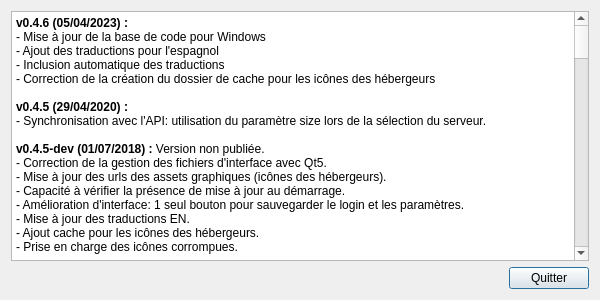
<?xml version="1.0" encoding="UTF-8"?>
<ui version="4.0">
 <class>FenVoirMiseAJour</class>
 <widget class="QDialog" name="FenVoirMiseAJour">
  <property name="windowModality">
   <enum>Qt::NonModal</enum>
  </property>
  <property name="enabled">
   <bool>true</bool>
  </property>
  <property name="geometry">
   <rect>
    <x>0</x>
    <y>0</y>
    <width>600</width>
    <height>300</height>
   </rect>
  </property>
  <property name="sizePolicy">
   <sizepolicy hsizetype="Fixed" vsizetype="Fixed">
    <horstretch>0</horstretch>
    <verstretch>0</verstretch>
   </sizepolicy>
  </property>
  <property name="minimumSize">
   <size>
    <width>600</width>
    <height>300</height>
   </size>
  </property>
  <property name="maximumSize">
   <size>
    <width>600</width>
    <height>300</height>
   </size>
  </property>
  <property name="font">
   <font>
    <pointsize>9</pointsize>
    <underline>false</underline>
    <strikeout>false</strikeout>
    <kerning>true</kerning>
   </font>
  </property>
  <property name="windowTitle">
   <string>Notes de version de MultiUp MaNaGeR</string>
  </property>
  <property name="windowIcon">
   <iconset resource="Multiup.qrc">
    <normaloff>:/img/favicon.png</normaloff>:/img/favicon.png</iconset>
  </property>
  <property name="sizeGripEnabled">
   <bool>false</bool>
  </property>
  <property name="modal">
   <bool>false</bool>
  </property>
  <layout class="QGridLayout" name="gridLayout">
   <item row="0" column="0">
    <widget class="QTextEdit" name="textEdit">
     <property name="enabled">
      <bool>true</bool>
     </property>
     <property name="font">
      <font>
       <pointsize>9</pointsize>
      </font>
     </property>
     <property name="readOnly">
      <bool>true</bool>
     </property>
     <property name="html">
      <string>&lt;!DOCTYPE HTML PUBLIC &quot;-//W3C//DTD HTML 4.0//EN&quot; &quot;http://www.w3.org/TR/REC-html40/strict.dtd&quot;&gt;
&lt;html&gt;&lt;head&gt;&lt;meta name=&quot;qrichtext&quot; content=&quot;1&quot; /&gt;&lt;style type=&quot;text/css&quot;&gt;
p, li { white-space: pre-wrap; }
&lt;/style&gt;&lt;/head&gt;&lt;body style=&quot; font-family:'DejaVu Sans'; font-size:9pt; font-weight:400; font-style:normal;&quot;&gt;
&lt;p style=&quot; margin-top:0px; margin-bottom:0px; margin-left:0px; margin-right:0px; -qt-block-indent:0; text-indent:0px;&quot;&gt;&lt;span style=&quot; font-weight:600;&quot;&gt;v0.4.6 (05/04/2023) :&lt;/span&gt;&lt;/p&gt;
&lt;p style=&quot; margin-top:0px; margin-bottom:0px; margin-left:0px; margin-right:0px; -qt-block-indent:0; text-indent:0px;&quot;&gt;- Mise à jour de la base de code pour Windows&lt;/p&gt;
&lt;p style=&quot; margin-top:0px; margin-bottom:0px; margin-left:0px; margin-right:0px; -qt-block-indent:0; text-indent:0px;&quot;&gt;- Ajout des traductions pour l'espagnol&lt;/p&gt;
&lt;p style=&quot; margin-top:0px; margin-bottom:0px; margin-left:0px; margin-right:0px; -qt-block-indent:0; text-indent:0px;&quot;&gt;- Inclusion automatique des traductions&lt;/p&gt;
&lt;p style=&quot; margin-top:0px; margin-bottom:0px; margin-left:0px; margin-right:0px; -qt-block-indent:0; text-indent:0px;&quot;&gt;- Correction de la création du dossier de cache pour les icônes des hébergeurs&lt;/p&gt;
&lt;p style=&quot;-qt-paragraph-type:empty; margin-top:0px; margin-bottom:0px; margin-left:0px; margin-right:0px; -qt-block-indent:0; text-indent:0px;&quot;&gt;&lt;br /&gt;&lt;/p&gt;
&lt;p style=&quot; margin-top:0px; margin-bottom:0px; margin-left:0px; margin-right:0px; -qt-block-indent:0; text-indent:0px;&quot;&gt;&lt;span style=&quot; font-weight:600;&quot;&gt;v0.4.5 &lt;/span&gt;&lt;span style=&quot; font-family:'DejaVu Sans,serif'; font-weight:600;&quot;&gt;(29/04/2020) :&lt;/span&gt;&lt;/p&gt;
&lt;p style=&quot; margin-top:0px; margin-bottom:0px; margin-left:0px; margin-right:0px; -qt-block-indent:0; text-indent:0px;&quot;&gt;- Synchronisation avec l'API: utilisation du paramètre size lors de la sélection du serveur.&lt;/p&gt;
&lt;p style=&quot;-qt-paragraph-type:empty; margin-top:0px; margin-bottom:0px; margin-left:0px; margin-right:0px; -qt-block-indent:0; text-indent:0px;&quot;&gt;&lt;br /&gt;&lt;/p&gt;
&lt;p style=&quot; margin-top:0px; margin-bottom:0px; margin-left:0px; margin-right:0px; -qt-block-indent:0; text-indent:0px;&quot;&gt;&lt;span style=&quot; font-weight:600;&quot;&gt;v0.4.5-dev &lt;/span&gt;&lt;span style=&quot; font-family:'DejaVu Sans,serif'; font-weight:600;&quot;&gt;(01/07/2018) &lt;/span&gt;&lt;span style=&quot; font-weight:600;&quot;&gt;: &lt;/span&gt;Version non publiée.&lt;/p&gt;
&lt;p style=&quot; margin-top:0px; margin-bottom:0px; margin-left:0px; margin-right:0px; -qt-block-indent:0; text-indent:0px;&quot;&gt;- Correction de la gestion des fichiers d'interface avec Qt5.&lt;br /&gt;- Mise à jour des urls des assets graphiques (icônes des hébergeurs).&lt;br /&gt;- Capacité à vérifier la présence de mise à jour au démarrage.&lt;br /&gt;- Amélioration d'interface: 1 seul bouton pour sauvegarder le login et les paramètres.&lt;br /&gt;- Mise à jour des traductions EN.&lt;br /&gt;- Ajout cache pour les icônes des hébergeurs.&lt;br /&gt;- Prise en charge des icônes corrompues.&lt;/p&gt;
&lt;p style=&quot; margin-top:12px; margin-bottom:12px; margin-left:0px; margin-right:0px; -qt-block-indent:0; text-indent:0px;&quot;&gt;&lt;span style=&quot; font-weight:600;&quot;&gt;v0.4.4 &lt;/span&gt;&lt;span style=&quot; font-family:'DejaVu Sans,serif'; font-weight:600;&quot;&gt;(19/06/2018) &lt;/span&gt;&lt;span style=&quot; font-weight:600;&quot;&gt;: &lt;/span&gt;Version non publiée.&lt;br /&gt;- Correction des liens manquants après upload.&lt;br /&gt;- Correction d'erreurs lors de l'interprétation des retours de la compression rar.&lt;br /&gt;- Mise à jour de l'icône et de la favicon de Multiup.org.&lt;br /&gt;- Ajout boîte de dialogue pour vérifier la présence de mise à jour.&lt;br /&gt;- Amélioration de l'interface des 2nd et 3ième onglets.&lt;br /&gt;- Ajout copyright et licence.&lt;br /&gt;- Suppression des messages de debug en mode release.&lt;/p&gt;
&lt;p style=&quot; margin-top:12px; margin-bottom:12px; margin-left:0px; margin-right:0px; -qt-block-indent:0; text-indent:0px;&quot;&gt;&lt;span style=&quot; font-weight:600;&quot;&gt;v0.4.3 :&lt;/span&gt; Version non publiée.&lt;/p&gt;
&lt;p style=&quot; margin-top:12px; margin-bottom:12px; margin-left:0px; margin-right:0px; -qt-block-indent:0; text-indent:0px;&quot;&gt;&lt;span style=&quot; font-weight:600;&quot;&gt;v0.4.2 (08/2015) :&lt;br /&gt;&lt;/span&gt;- Mise à jour &lt;span style=&quot; font-weight:600;&quot;&gt;complète&lt;/span&gt; des traductions.&lt;br /&gt;- Ne spam plus l'utilisateur qui n'a pas de compte à chaque démarrage.&lt;br /&gt;- Correction d'un bug lors du redimensionnement de la fenêtre des liens (Le QTextEdit ne suivait pas son conteneur).&lt;br /&gt;- Tri dans les ressources =&amp;gt; application plus légère.&lt;br /&gt;- Suppression des nombreux messages de debug =&amp;gt; compilation d'une &lt;span style=&quot; font-weight:600;&quot;&gt;vraie&lt;/span&gt; release.&lt;br /&gt;- Support complet de la limitation du nombre d'hébergeurs fixée par le serveur. N'essayez pas d'en ajouter plus ça ne marchera pas.&lt;br /&gt;- Lors d'une connexion avec identifiants, la liste des hébergeurs se recharge avec attribution ou pas des droits d'upload.&lt;br /&gt;- Correction de risques de bugs lors du téléchargement des icônes.&lt;br /&gt;- Les hébergeurs sont classés par sélection (rangement harmonieux des checkbox).&lt;br /&gt;- Linux: Correction du chemin de l'application rar (automatique maintenant pour peu qu'on ait installé le paquet nonfree 'rar').&lt;br /&gt;- Windows: Ajout des métadonnées pour l'application.&lt;br /&gt;- Windows: Ajout de la progression colorée dans la barre des tâches... Quand c'est vert ça up au maximum, quand c'est jaune la vitesse est limitée.&lt;br /&gt;- Linux: Adaptation des répertoires pour un packaging &lt;span style=&quot; font-weight:600;&quot;&gt;propre&lt;/span&gt; ! (l'app est installée dans /usr/bin avec toutes les autres, et sa config perso est mise dans ~/Multiupv2/)&lt;br /&gt;Un installateur pour les distributions Debian et dérivées !&lt;br /&gt;- Windows: Un installateur ! Et un dés-installateur !&lt;br /&gt;L'application est installée avec toutes les autres dans &amp;quot;C:\&lt;span style=&quot; font-weight:600;&quot;&gt;Program Files&lt;/span&gt;\Multiup Manager\&amp;quot;.&lt;/p&gt;
&lt;p style=&quot; margin-top:12px; margin-bottom:12px; margin-left:0px; margin-right:0px; -qt-block-indent:0; text-indent:0px;&quot;&gt;&lt;span style=&quot; font-weight:600;&quot;&gt;v0.4 (04/2015) :&lt;br /&gt;&lt;/span&gt;- Réécriture avec le framework Qt 5.4 (passage à la version supérieure donc).&lt;br /&gt;- Suppression de la dépendance à libqjson dorénavant incorporée à Qt5.4 (la version 4.8 ne savait pas parser le JSON).&lt;br /&gt;- Correction bug récurrent de glisser-déposer (l'évènement est accepté quel que soit la position du drop sur la fenêtre).&lt;br /&gt;- Le découpage des fichiers proposé par défaut est de 1990Mo au lieu de 700Mo.&lt;br /&gt;- Correction bug de fin de compression sous Linux. L'application rar renvoyait une ligne informant de la réussite d'une compression différente.&lt;br /&gt;- Correction bug important de l'affichage dynamique des hébergeurs qui faisait planter le logiciel 1 fois sur 4...&lt;/p&gt;
&lt;p style=&quot; margin-top:12px; margin-bottom:12px; margin-left:0px; margin-right:0px; -qt-block-indent:0; text-indent:0px;&quot;&gt;&lt;span style=&quot; font-weight:600;&quot;&gt;v0.3 :&lt;br /&gt;&lt;/span&gt;- &lt;span style=&quot; font-weight:600;&quot;&gt;suppression des dépendances aux librairies externes sous Windows&lt;br /&gt;&lt;/span&gt;- adaptation au nouveau site&lt;br /&gt;- activation du module de mise à jour&lt;br /&gt;- publication sur le site&lt;/p&gt;
&lt;p style=&quot; margin-top:12px; margin-bottom:12px; margin-left:0px; margin-right:0px; -qt-block-indent:0; text-indent:0px;&quot;&gt;&lt;span style=&quot; font-weight:600;&quot;&gt;v0.2d :&lt;br /&gt;&lt;/span&gt;- Linux : Création d'un paquet .deb censé vérifier les dépendances requises et installer un raccourci dans le menu (de KDE en tout cas).&lt;br /&gt;Le programme est installé dans /home/multiup-manager avec son fichier de config, je ne sais pas si c'est acceptable ?&lt;br /&gt;- Aide à la présentation des ups possible.&lt;br /&gt;Vous cochez l'option et dès que le programme a fini d'up un fichier du type &amp;lt;monfichier.rar&amp;gt;, il va chercher un fichier dans le même répertoire du type &amp;lt;monfichier.rar.txt&amp;gt;.&lt;br /&gt;Il va l'ouvrir et remplacer les occurrences &amp;lt;multiup_manager&amp;gt; par le lien d'upload.&lt;br /&gt;But : Aider à faire les prez pour les gens qui s'y prennent à l’avance. Chaque prez provenant de genup est placée dans un txt qui sera mis à jour automatiquement. Pour poster il faudra juste faire 1 copier coller.&lt;br /&gt;- Correction d'un bug dans l'ajout de fichiers fraichement compressés dans la liste d'upload.&lt;br /&gt;- Amélioration du comportement de la zone de notification. Les actions &amp;quot;Rétablir&amp;quot; et &amp;quot;Quitter&amp;quot; du menu sont fonctionnelles.&lt;br /&gt;- A la fin de l'up, la vitesse moyenne spécifique au fichier durant son envoi est affichée dans la colonne &amp;quot;vitesse&amp;quot;.&lt;br /&gt;- Correction de la zone de notification en fin d'up. &amp;quot;&amp;quot;Multiup au repos&amp;quot; s'affiche dorénavant.&lt;br /&gt;- Bridage de la connexion possible à 25, 50 ou 75% de la vitesse initiale. 0% (presque une pause totale) étant en étude vous pouvez néanmoins la tester...&lt;br /&gt;- Vous pouvez dorénavant compresser des fichiers avec winrar mais &lt;span style=&quot; font-weight:600; text-decoration: underline;&quot;&gt;seulement en glissant-déposant le dossier ! Pas en cliquant sur le bouton ouvrir !&lt;/span&gt;&lt;br /&gt;- Possibilité de &lt;span style=&quot; font-weight:600;&quot;&gt;sauvegarder ET recharger&lt;/span&gt; séparément, les paramètres de connexion et de compression.&lt;br /&gt;- Possibilité de voir les &lt;span style=&quot; font-weight:600;&quot;&gt;liens ET d'afficher&lt;/span&gt; le log du logiciel dans la fenêtre accessible par le bouton &amp;quot;Voir liens&amp;quot;&lt;/p&gt;
&lt;p style=&quot; margin-top:12px; margin-bottom:12px; margin-left:0px; margin-right:0px; -qt-block-indent:0; text-indent:0px;&quot;&gt;&lt;span style=&quot; font-family:'verdana'; font-weight:600; color:#000000;&quot;&gt;14/04/12 : &lt;/span&gt;&lt;span style=&quot; font-family:'verdana'; color:#000000;&quot;&gt;Support de DebridPowa.com.&lt;br /&gt;Login automatique sur MultiUp.Org.&lt;br /&gt;Correction de l'utilisation de MultiUp.org avec des paramètres.&lt;br /&gt;Correction d'un bug dans la fenêtre de visualisation des liens.&lt;br /&gt;Amélioration de la sélection des fichiers pour le bouton &amp;quot;Sélectionner les fichiers à upload&amp;quot;.&lt;br /&gt;Correction d'un bug avec le systray.&lt;br /&gt;Détection des erreurs de connexion et reprise sur erreurs.&lt;br /&gt;Correction du Drag and Drop.&lt;br /&gt;&lt;/span&gt;&lt;span style=&quot; font-family:'verdana'; font-weight:600; color:#000000;&quot;&gt;09/04/12 : &lt;/span&gt;&lt;span style=&quot; font-family:'verdana'; color:#000000;&quot;&gt;Mise à jour de la liste des hosts. &lt;br /&gt;Affichage de la progression de l'upload lors du survol de la souris sur l'icône dans le SysTray.&lt;br /&gt;Correction de l'affichage de la taille (1024 au lieu de 1000 pour les multiples).&lt;br /&gt;&lt;/span&gt;&lt;span style=&quot; font-family:'verdana'; font-weight:600; color:#000000;&quot;&gt;12/02/12 : &lt;/span&gt;&lt;span style=&quot; font-family:'verdana'; color:#000000;&quot;&gt;Mise à jour de la liste des hosts. Suppression de la mise à jour automatique. &lt;br /&gt;Un simple message prévient qu'il faut télécharger la dernière mise à jour.&lt;br /&gt;&lt;/span&gt;&lt;span style=&quot; font-family:'verdana'; font-weight:600; color:#000000;&quot;&gt;23/01/12 : &lt;/span&gt;&lt;span style=&quot; font-family:'verdana'; color:#000000;&quot;&gt;Mise à jour de la liste des hosts.&lt;br /&gt;&lt;/span&gt;&lt;span style=&quot; font-family:'verdana'; font-weight:600; color:#000000;&quot;&gt;22/01/12 : &lt;/span&gt;&lt;span style=&quot; font-family:'verdana'; color:#000000;&quot;&gt;Mise à jour de la liste des hosts.&lt;br /&gt;&lt;/span&gt;&lt;span style=&quot; font-family:'verdana'; font-weight:600; color:#000000;&quot;&gt;09/08/11 : &lt;/span&gt;&lt;span style=&quot; font-family:'verdana'; color:#000000;&quot;&gt;Ajout de la langue anglaise.&lt;br /&gt;&lt;/span&gt;&lt;span style=&quot; font-family:'verdana'; font-weight:600; color:#000000;&quot;&gt;09/08/11 : &lt;/span&gt;&lt;span style=&quot; font-family:'verdana'; color:#000000;&quot;&gt;Ajout de la possibilité d'enregistrer le login.&lt;br /&gt;&lt;/span&gt;&lt;span style=&quot; font-family:'verdana'; font-weight:600; color:#000000;&quot;&gt;09/08/11 : &lt;/span&gt;&lt;span style=&quot; font-family:'verdana'; color:#000000;&quot;&gt;Ajout d'une partie Voir les mises à jours.&lt;br /&gt;&lt;/span&gt;&lt;span style=&quot; font-family:'verdana'; font-weight:600; color:#000000;&quot;&gt;09/08/11 : &lt;/span&gt;&lt;span style=&quot; font-family:'verdana'; color:#000000;&quot;&gt;Restructuration de l'interface.&lt;br /&gt;&lt;/span&gt;&lt;span style=&quot; font-family:'verdana'; font-weight:600; color:#000000;&quot;&gt;28/07/11 : &lt;/span&gt;&lt;span style=&quot; font-family:'verdana'; color:#000000;&quot;&gt;Suppression de la dépendance à libcurl.&lt;br /&gt;&lt;/span&gt;&lt;span style=&quot; font-family:'verdana'; font-weight:600; color:#000000;&quot;&gt;28/07/11 : &lt;/span&gt;&lt;span style=&quot; font-family:'verdana'; color:#000000;&quot;&gt;Système de mise à jour automatique. Désormais un seul fichier suffit.&lt;br /&gt;&lt;/span&gt;&lt;span style=&quot; font-family:'verdana'; font-weight:600; color:#000000;&quot;&gt;28/07/11 : &lt;/span&gt;&lt;span style=&quot; font-family:'verdana'; color:#000000;&quot;&gt;Actualisation de la liste des hosts disponibles. Ajout du support des comptes.&lt;br /&gt;&lt;/span&gt;&lt;span style=&quot; font-family:'verdana'; font-weight:600; color:#000000;&quot;&gt;10/04/11 : &lt;/span&gt;&lt;span style=&quot; font-family:'verdana'; color:#000000;&quot;&gt;Correction du choix des hosts. Actualisation de la liste des hosts disponibles.&lt;br /&gt;&lt;/span&gt;&lt;span style=&quot; font-family:'verdana'; font-weight:600; color:#000000;&quot;&gt;09/04/11 : &lt;/span&gt;&lt;span style=&quot; font-family:'verdana'; color:#000000;&quot;&gt;Mise en ligne de la version 0.1.2 en version béta.&lt;/span&gt;&lt;/p&gt;&lt;/body&gt;&lt;/html&gt;</string>
     </property>
     <property name="textInteractionFlags">
      <set>Qt::TextSelectableByMouse</set>
     </property>
    </widget>
   </item>
   <item row="1" column="0">
    <layout class="QHBoxLayout" name="horizontalLayout">
     <item>
      <widget class="QLabel" name="label">
       <property name="text">
        <string/>
       </property>
      </widget>
     </item>
     <item>
      <spacer name="horizontalSpacer">
       <property name="orientation">
        <enum>Qt::Horizontal</enum>
       </property>
       <property name="sizeHint" stdset="0">
        <size>
         <width>40</width>
         <height>20</height>
        </size>
       </property>
      </spacer>
     </item>
     <item>
      <widget class="QPushButton" name="pushButton">
       <property name="text">
        <string>Quitter</string>
       </property>
       <property name="icon">
        <iconset resource="Multiup.qrc">
         <normaloff>:/interface/img/interface/remove.png</normaloff>:/interface/img/interface/remove.png</iconset>
       </property>
      </widget>
     </item>
    </layout>
   </item>
  </layout>
 </widget>
 <resources>
  <include location="Multiup.qrc"/>
 </resources>
 <connections/>
</ui>
